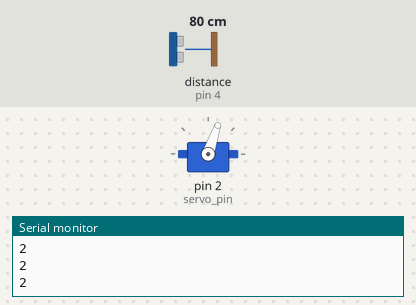
Simulated run of this sketch. Board: Arduino Uno, built with avr-gcc and run on an emulated ATmega328P. Shown: servo, the last lines printed to the serial monitor. Wiring (inferred from the names in the program): ultrasonic range finder: trigger pin 3; echo pin 4. The inputs (shaded band) are chosen by the test bench; at power-on: distance to the obstacle (sensor on pin 4) 80 cm. The echo pulse lasts 58.3 µs per cm.

Above: at 4.25 s.
4.3 s: distance to the obstacle (sensor on pin 4) set to 94 cm
9.8 s: distance to the obstacle (sensor on pin 4) set to 103 cm
At 12.5 s:
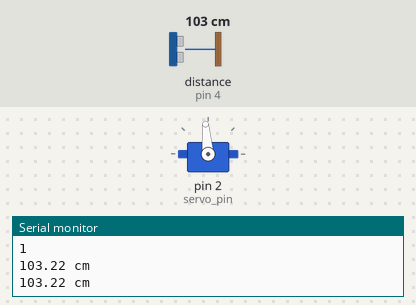
15.3 s: distance to the obstacle (sensor on pin 4) set to 2 cm
At 18.1 s:
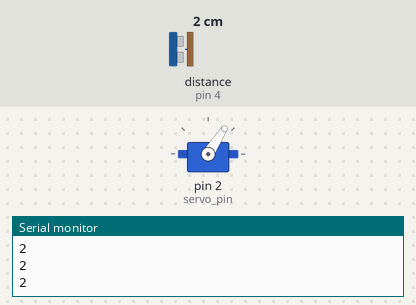
Timing chart, 0 to 26.8 s (numbered marks = the images above; inputs shaded):
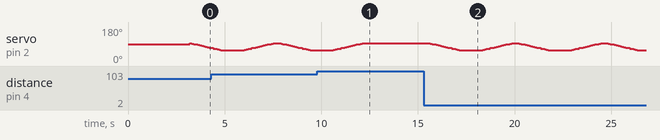

Measured:
- the behaviour switches between 99 and 100 cm on distance to the obstacle (sensor on pin 4) (found by bisection; images 0 and 1)
- after the input at 9.8 s, servo on pin 2 (servo_pin): goes on until 12.1 s, then stays 95°

The sketch:

week9_arduino-sensor_servo.ino
```cpp
//Xinran Shi-week 9 arduino: switch&feedback
//inspired by the reference: https://create.arduino.cc/projecthub/manivannan/social-distancing-caps-815d3b?ref=tag&ref_id=ultrasonic&offset=26

#include <Servo.h> //get the srrvo's function library

Servo myservo;// create the controlled servo object
const int servo_pin = 2;
const int trig_pin = 3;//trigger pin of ultrasonic sensor
const int echo_pin = 4;// echo pin of ultrasonic sensor
const int inter_time = 200;
int time = 0;

void setup()
{
  Serial.begin(9600);//starting serial terminal; set the baud rate to 9600 (baud rate: the rate at which a single chip computer or a computer communicates through the serial port, so be sure to keep the baud rate of the communication equipment consistent, or communication will not be possible
  myservo.attach(servo_pin, 500, 2400);// Connection port. The first parameter is pin, the second is min, and the third is max
  myservo.write(90);//the absolute angle of rotation 90 degrees
  pinMode (trig_pin, OUTPUT);//Set pin 3 to output mode
  pinMode (echo_pin, INPUT);//Set pin 4 to input mode
  delay(3000);//Delay for 3 seconds, stay at this position
}

void loop() //Executes the function, and loops continuously during operation
{
  float duration, distance;
  digitalWrite(trig_pin, HIGH);
  delayMicroseconds(1000);//Prevent operation from being stuck and delay for one second
  digitalWrite(trig_pin, LOW);//The led light on pin 3 is on, and the low potential is output
  duration = pulseIn (echo_pin, HIGH);
  distance = (duration/2)/29;
  Serial.print(distance);
  Serial.println(" cm");//Output value "cm" to serial port display
  time = time + inter_time;
  delay(inter_time);
  if (distance < 100)
  {
    for(int i = 1500; i >= 1100; i-=25){
      myservo.writeMicroseconds(i);
      Serial.println("2");
      delay(100);
    }
    delay(1000);
    for(int i = 1100; i <= 1500; i+=25){
      myservo.writeMicroseconds(i);
      Serial.println("1");
      delay(100);//interval time between each rotate
    }
  }
}
```
